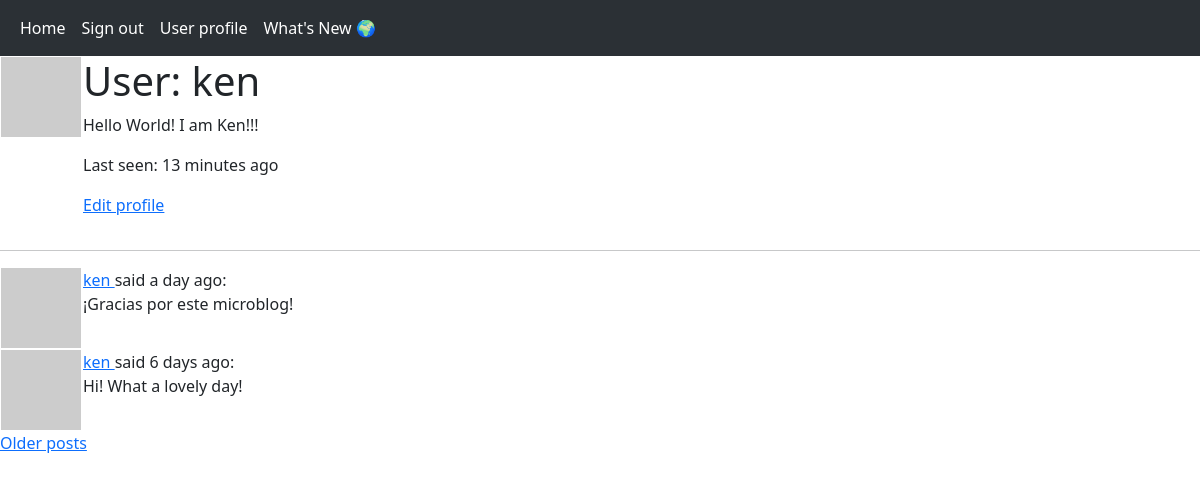
The app's page /user/ken (signed in), older data.
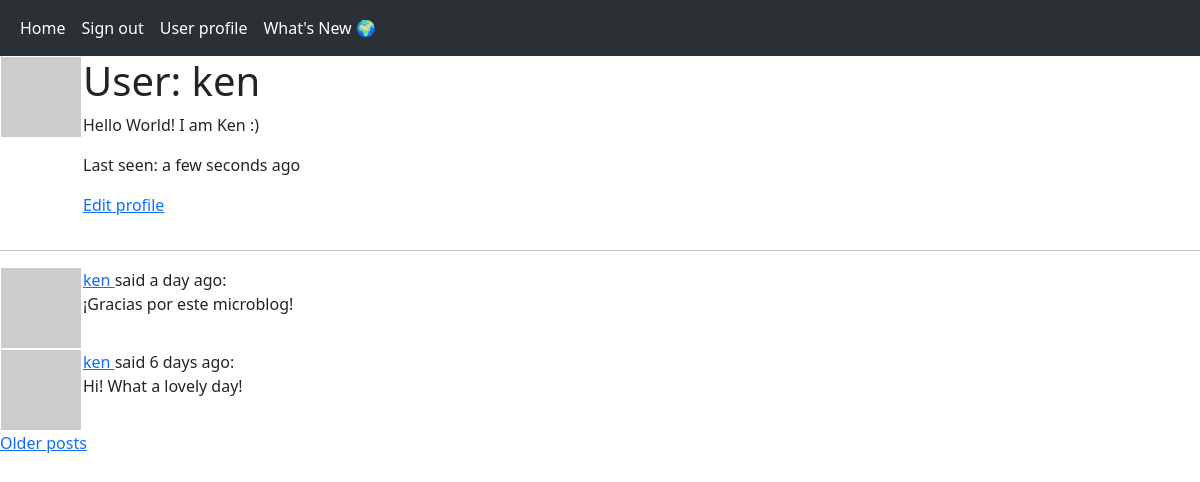
The same page, newer data.
### app/models.py (models this page shows, shortened)
class User(db.Model, UserMixin):
    id = db.Column(db.Integer, primary_key=True)
    username = db.Column(db.String(64), index = True, unique = True)
    email = db.Column(db.String(120), index = True, unique = True)
    password_hash = db.Column(db.String(128))
    posts = db.relationship('Post', backref='author', lazy='dynamic')
    about_me = db.Column(db.String(140))
    last_seen = db.Column(db.DateTime, default = datetime.utcnow)
    followed = db.relationship(
        'User', secondary = followers,
        primaryjoin = (followers.c.follower_id == id),
        secondaryjoin = (followers.c.followed_id == id),
        backref = db.backref('followers', lazy='dynamic'),
        lazy='dynamic')
    def avatar(self, size):
        digest = md5(self.email.lower().encode('utf-8')).hexdigest()
        return 'https://www.gravatar.com/avatar/{}?d=identicon&s={}'.format(digest, size)

### app/routes.py (the view)
@app.route('/user/<username>')
@login_required
def user(username):
    user = User.query.filter_by(username=username).first_or_404()
    page = request.args.get('page', 1, type=int)
    posts = user.posts.order_by(Post.timestamp.desc()).paginate(
        page = page,
        per_page = app.config['POSTS_PER_PAGE'],
        error_out = False
    )
    next_url = url_for('user',
                       username = user.username,
                       page=posts.next_num) \
        if posts.has_next else None
    prev_url = url_for('user',
                       username = user.username,
                       page=posts.prev_num) \
        if posts.has_prev else None
    form = EmptyForm()
    return render_template('user.html',
                           user=user,
                           posts=posts.items,
                           next_url=next_url,
                           prev_url=prev_url,
                           form=form)

### app/models.py (called while the page is built)
@login.user_loader
def load_user(id):
    return User.query.get(int(id))

### app/routes.py (called while the page is built)
@app.before_request
def before_request():
    if current_user.is_authenticated:
        current_user.last_seen = datetime.utcnow()
        db.session.commit()

### app/templates/user.html (shortened to what this page needs)
{% extends 'base.html' %}
{% block content %}
    <table>
        <tr valign="top">
            <td><img src="{{ user.avatar(164) }}"></td>
            <td>
                <h1>User: {{ user.username }}</h1>
                {% if user.about_me %}<p>{{ user.about_me }}</p>{% endif %}
                {% if user.last_seen %}
                <p>Last seen: {{ moment(user.last_seen).fromNow() }}</p>
                {% endif %}
                {% if user == current_user %}
                <p><a href="{{ url_for('edit_profile') }}">Edit profile</a></p>
                {% endif %}
            </td>
        </tr>
    </table>
    <hr>
    {% for post in posts %}
        {% include '_post.html' %}
    {% endfor %}
    {% if next_url %}
    <a href="{{ next_url }}">Older posts</a>
    {% endif %}
{% endblock %}

Row changes from the older to the newer data that the page shows:
changed User "ken": about_me "Hello World! I am Ken!!!" → "Hello World! I am Ken :)"; last_seen "13 minutes ago" → "a few seconds ago"
